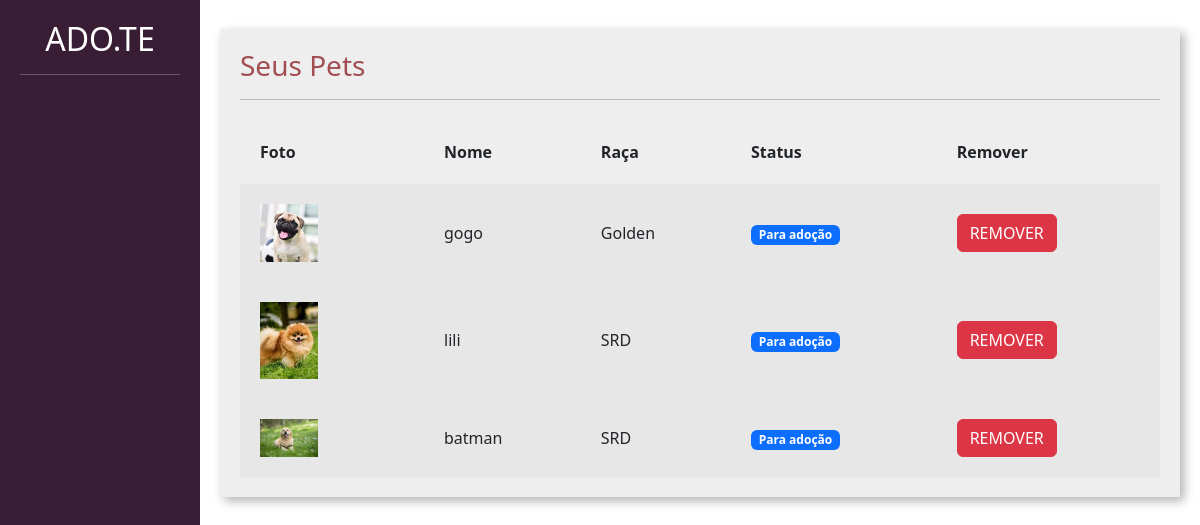
The app's page /divulgar/seus_pets/ (signed in) with its own data.
### divulgar/models.py (models this page shows, shortened)
class Pet(models.Model):
    choices_status = (('P', 'Para adoção'), ('A', 'Adotado'))
    usuario = models.ForeignKey(User, on_delete=models.DO_NOTHING)
    foto = models.ImageField(upload_to="fotos_pets")
    nome = models.CharField(max_length=100)
    descricao = models.TextField()
    estado = models.CharField(max_length=50)
    cidade = models.CharField(max_length=50)
    telefone = models.CharField(max_length=14)
    tags = models.ManyToManyField(Tag)
    raca = models.ForeignKey(Raca,on_delete=models.DO_NOTHING)
    status = models.CharField(max_length=1, choices=choices_status, default='P')

class Raca(models.Model):
    raca = models.CharField(max_length=50)
    def __str__(self) -> str:
        return self.raca

### divulgar/views.py (the view)
# urls.py: path('seus_pets/', views.seus_pets, name="seus_pets"),
@login_required
def seus_pets(request):
    if request.method == "GET":
        pets = Pet.objects.filter(usuario=request.user)
        return render(request, 'seus_pets.html', {'pets':pets})

### divulgar/templates/seus_pets.html (shortened to what this page needs)
{% load static %}
<!doctype html>
<html lang="pt-BR">
    <head>
    <link href="https://cdn.jsdelivr.net/npm/bootstrap@5.3.0-alpha1/dist/css/bootstrap.min.css" rel="stylesheet">
    <link href="{% static 'usuarios/css/cadastro.css' %}" rel="stylesheet">
    <link href="{% static 'divulgar/css/novo_pet.css' %}" rel="stylesheet">
    <link href="{% static 'divulgar/css/seus_pet.css' %}" rel="stylesheet">
    </head>
    <body>
        <div class="container-fluid">
            <div class="row">
                <div class="col-md-2 bg-side sidebar">
                    <h2>ADO.TE</h2>
                    <hr>
                </div>
                <div class="col-md">
                    <div class="wrapper">
                        <div class="box width80">
                            <h3 class="font-vinho">Seus Pets</h3>
                            <hr>
                             <table class="tabela" cellpadding="20">
                                <tr>
                                    <th>Foto</th>
                                    <th>Nome</th>
                                    <th>Raça</th>
                                    <th>Status</th>
                                    <th>Remover</th>
                                </tr>
                                    {% for pet in pets %}
                                    <tr class="tabela-linha">
                                        <td width="20%">
                                            <img width="40%" src="{{pet.foto.url}}">
                                        </td>
                                        <td>
                                            {{pet.nome}}
                                        </td>
                                        <td>
                                            {{pet.raca}}
                                        </td>
                                        <td>
                                            {% if pet.status == "P" %}
                                                <span class="badge text-bg-primary">Para adoção</span>
                                            {% elif pet.status == "A" %}
                                            <span class="badge text-bg-success">Adotado</span>
                                            {% endif %}
                                        </td>
                                        <td>
                                            <a href="{% url 'remover_pet' pet.id %}" class="btn btn-danger">REMOVER</a>
                                        </td>
                                    </tr>
                                {% endfor %}
                            </table>
                        </div>
                    </div>
                </div>
            </div>
        </div>
    </body>
</html>

### templates/static/usuarios/css/cadastro.css (style rules this page uses)
.bg-side { background-color: #391D34; color: white; height: 100vh; }

### templates/static/divulgar/css/novo_pet.css (style rules this page uses)
.sidebar { text-align: center; padding: 20px; }
.wrapper { margin-top: 3%; display: flex; flex-direction: row; justify-content: center; align-items: center; }
.box { padding:20px; width: 50vw; background: rgb(238, 238, 238); box-shadow: 4px 4px 10px rgba(0,0,0,.3); }
.font-vinho { color: #A24D52; }

### templates/static/divulgar/css/seus_pet.css (style rules this page uses)
.width80 { width: 80vw; }
.tabela { width: 100%; margin-top: 20px; }
.tabela-linha { background-color: #e8e7e7; }

### records on screen
Pet: foto (picture), nome "gogo", raca "Golden", status "Para adoção"
Pet: foto (picture), nome "lili", raca "SRD", status "Para adoção"
Pet: foto (picture), nome "batman", raca "SRD", status "Para adoção"
